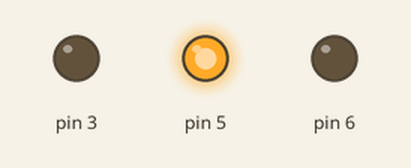
A sketch run on a simulated Arduino Uno, built with avr-gcc and run on an emulated ATmega328P. Shown: output pins drawn as LEDs (lit = HIGH).

Above: at 2.0 s.
At 5.0 s:
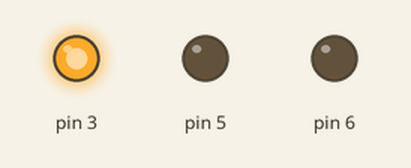
At 9.0 s:
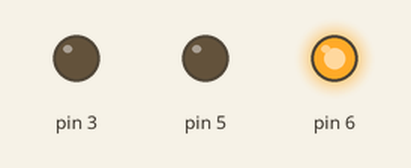
Timing chart, 0 to 15.6 s (numbered marks = the images above):
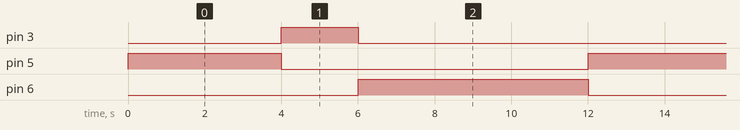

The sketch:

semaforo.ino
```cpp
#define YELLOW 3
#define GREEN  5
#define RED    6

class Led {
public:
  explicit Led(uint8_t pin) : pin_(pin) {}

  void begin() {
    pinMode(pin_, OUTPUT);
  }

  void on() {
    digitalWrite(pin_, HIGH);
  }

  void off() {
    digitalWrite(pin_, LOW);
  }

  void hold(unsigned long ms) {
    on();
    delay(ms);
    off();
  }

private:
  uint8_t pin_;
};

Led ledRed(RED);
Led ledGreen(GREEN);
Led ledYellow(YELLOW);

void setup() {
  ledRed.begin();
  ledGreen.begin();
  ledYellow.begin();
}

void loop() {
  ledGreen.hold(4000);
  ledYellow.hold(2000);
  ledRed.hold(6000);
}
```

Measured:
- by itself, pin 3: alternates HIGH for 2.0 s and LOW for 10.0 s
- by itself, pin 5: alternates HIGH for 4.0 s and LOW for 8.0 s
- by itself, pin 6: alternates HIGH for 6.0 s and LOW for 6.0 s
